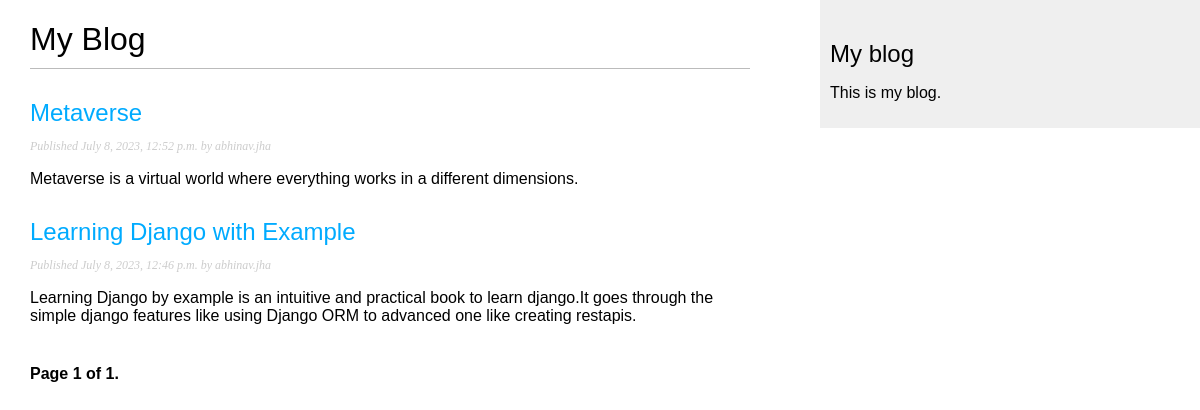
/blog/, run on an earlier commit of the app's database.
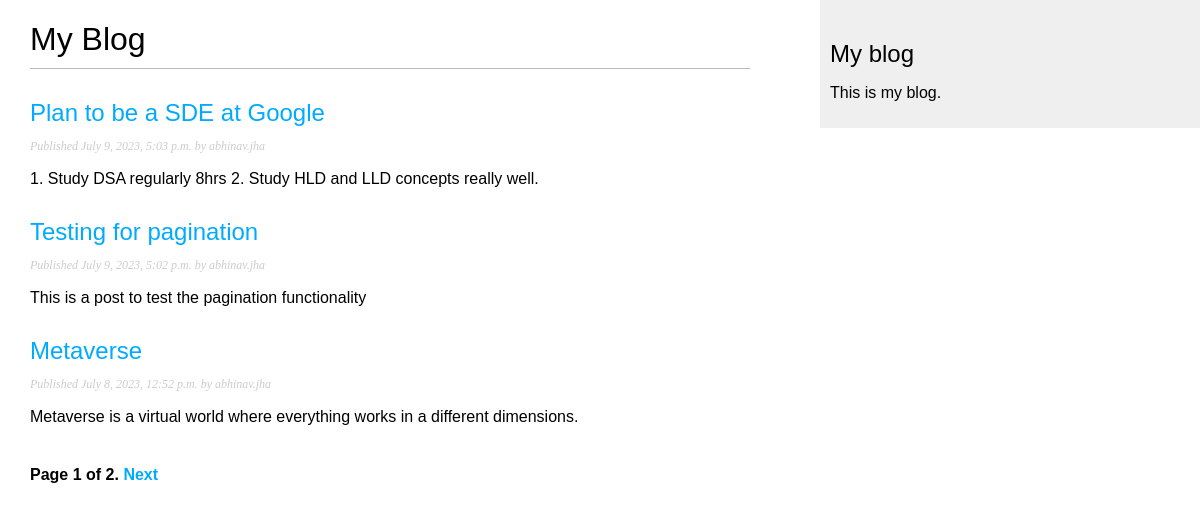
And on a later commit of the database.
### blog/models.py (models this page shows, shortened)
class Post(models.Model):
    class Status(models.TextChoices):
        DRAFT = "DF", "Draft"
        PUBLISHED = "PB", "Published"
    title = models.CharField(max_length=250)
    slug = models.SlugField(max_length=250, unique_for_date="publish")
    author = models.ForeignKey(
        User, on_delete=models.CASCADE, related_name="blog_posts"
    )
    body = models.TextField()
    publish = models.DateTimeField(default=timezone.now)
    created = models.DateTimeField(auto_now_add=True)
    updated = models.DateTimeField(auto_now=True)
    status = models.CharField(
        max_length=2, choices=Status.choices, default=Status.DRAFT
    )
    objects = models.Manager()  # The default manager.
    published = PublishedManager()  # Our custom manager.
    class Meta:
        ordering = ["-publish"]
        indexes = [
            models.Index(fields=["-publish"]),
        ]
    def get_absolute_url(self):
        return reverse(
            "blog:post_detail",
            args=[self.publish.day, self.publish.month, self.publish.year, self.slug],
        )

### blog/views.py (the view)
# urls.py: path("", views.post_list, name="post_list"),
def post_list(request):
    post_list = Post.published.all()
    paginator = Paginator(post_list, 3)
    page_number = request.GET.get("page", 1)
    posts = paginator.page(page_number)
    return render(request, "blog/post/list.html", {"posts": posts})

### blog/models.py (called while the page is built)
    def get_queryset(self):
        return super().get_queryset().filter(status=Post.Status.PUBLISHED)

### blog/templates/blog/post/list.html (shortened to what this page needs)
{% extends "blog/base.html" %}
{% block content %}
<h1>My Blog</h1>
{% for post in posts %}
<h2>
    <a href="{{ post.get_absolute_url }}">
        {{ post.title }}
    </a>
</h2>
<p class="date">
    Published {{ post.publish }} by {{ post.author }}
</p>
{{ post.body|truncatewords:30|linebreaks }}
{% endfor %}
{% include "pagination.html" with page=posts %}
{% endblock %}

### blog/templates/blog/base.html (shortened to what this page needs)
{% load static %}
<!DOCTYPE html>
<html>
<head>
  <link href="{% static "css/blog.css" %}" rel="stylesheet">
</head>
<body>
  <div id="content">
    {% block content %}
    {% endblock %}
  </div>
  <div id="sidebar">
    <h2>My blog</h2>
    <p>This is my blog.</p>
  </div>
</body>
</html>

### blog/templates/pagination.html (shortened to what this page needs)
<div class="pagination">
  <span class="step-links">
    <span class="current">
      Page {{ page.number }} of {{ page.paginator.num_pages }}.
    </span>
    {% if page.has_next %}
      <a href="?page={{ page.next_page_number }}">Next</a>
    {% endif %}
  </span>
</div>

### blog/static/css/blog.css (style rules this page uses)
body { margin:0; padding:0; font-family:helvetica, sans-serif; }
a { color:#00abff; text-decoration:none; }
h1 { font-weight:normal; border-bottom:1px solid #bbb; padding:0 0 10px 0; }
h2 { font-weight:normal; margin:30px 0 0; }
#content { float:left; width:60%; padding:0 0 0 30px; }
#sidebar { float:right; width:30%; padding:10px; background:#efefef; height:100%; }
p.date { color:#ccc; font-family: georgia, serif; font-size: 12px; font-style: italic; }
.pagination { margin:40px 0; font-weight:bold; }

What changed in the data, as far as the page shows it:
no longer on this page (row unchanged): Post: title "Learning Django with Example", publish "July 8, 2023, 12:46 p.m.", author "abhinav.jha", body "Learning Django by example is an intuitive and practical book to learn django.It goes through the simple django features like using Django ORM to advanced one like creating restapis."
added Post: title "Plan to be a SDE at Google", publish "July 9, 2023, 5:03 p.m.", author "abhinav.jha", body "1. Study DSA regularly 8hrs 2. Study HLD and LLD concepts really well."
added Post: title "Testing for pagination", publish "July 9, 2023, 5:02 p.m.", author "abhinav.jha", body "This is a post to test the pagination functionality"
Also different on the page:
{{ page.paginator.num_pages }}: "1" → "2"
text now shown: "Next"
